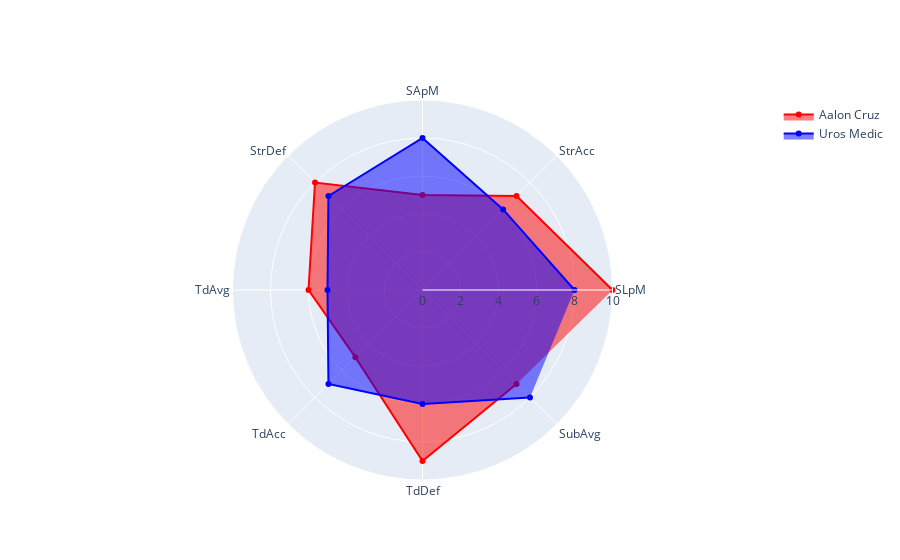

Here is the notebook cell this chart was saved with:
### Code cell
import plotly.graph_objects as go

categorias = ['SLpM', 'StrAcc', 'SApM', 'StrDef', 'TdAvg', 'TdAcc', 'TdDef', 'SubAvg']
adelie2 = [10, 7, 5, 8, 6, 5, 9, 7]  # Estadísticas de Aalon Cruz
chinstrap2 = [8, 6, 8, 7, 5, 7, 6, 8]  # Estadísticas de Uros Medic

fig = go.Figure()

fig.add_trace(go.Scatterpolar(
    r=adelie2,
    theta=categorias,
    fill='toself',
    name='Aalon Cruz',
    line=dict(color='red'),  # Cambia el color de la línea del luchador 1 a rojo
    fillcolor='rgba(255, 0, 0, 0.5)'  # Establece el color de relleno (con transparencia) para el luchador 1
))

fig.add_trace(go.Scatterpolar(
    r=chinstrap2,
    theta=categorias,
    fill='toself',
    name='Uros Medic',
    line=dict(color='blue'),  # Cambia el color de la línea del luchador 2 a azul
    fillcolor='rgba(0, 0, 255, 0.5)'  # Establece el color de relleno (con transparencia) para el luchador 2
))

fig.update_layout(
    polar=dict(
        radialaxis=dict(
            visible=True,
            range=[0, 10]  # Ajusta el rango del eje radial según tus necesidades
        )
    )
)

fig.show()

### Figure 1 — Plotly figure (JSON) as saved in the notebook; plotly's stock layout.template omitted (floating-point values rounded to 4 significant figures)
{"data": [{"fill": "toself", "fillcolor": "rgba(255, 0, 0, 0.5)", "line": {"color": "red"}, "name": "Aalon Cruz", "r": [10, 7, 5, 8, 6, 5, 9, 7], "theta": ["SLpM", "StrAcc", "SApM", "StrDef", "TdAvg", "TdAcc", "TdDef", "SubAvg"], "type": "scatterpolar"}, {"fill": "toself", "fillcolor": "rgba(0, 0, 255, 0.5)", "line": {"color": "blue"}, "name": "Uros Medic", "r": [8, 6, 8, 7, 5, 7, 6, 8], "theta": ["SLpM", "StrAcc", "SApM", "StrDef", "TdAvg", "TdAcc", "TdDef", "SubAvg"], "type": "scatterpolar"}], "layout": {"polar": {"radialaxis": {"range": [0, 10], "visible": true}}}}
